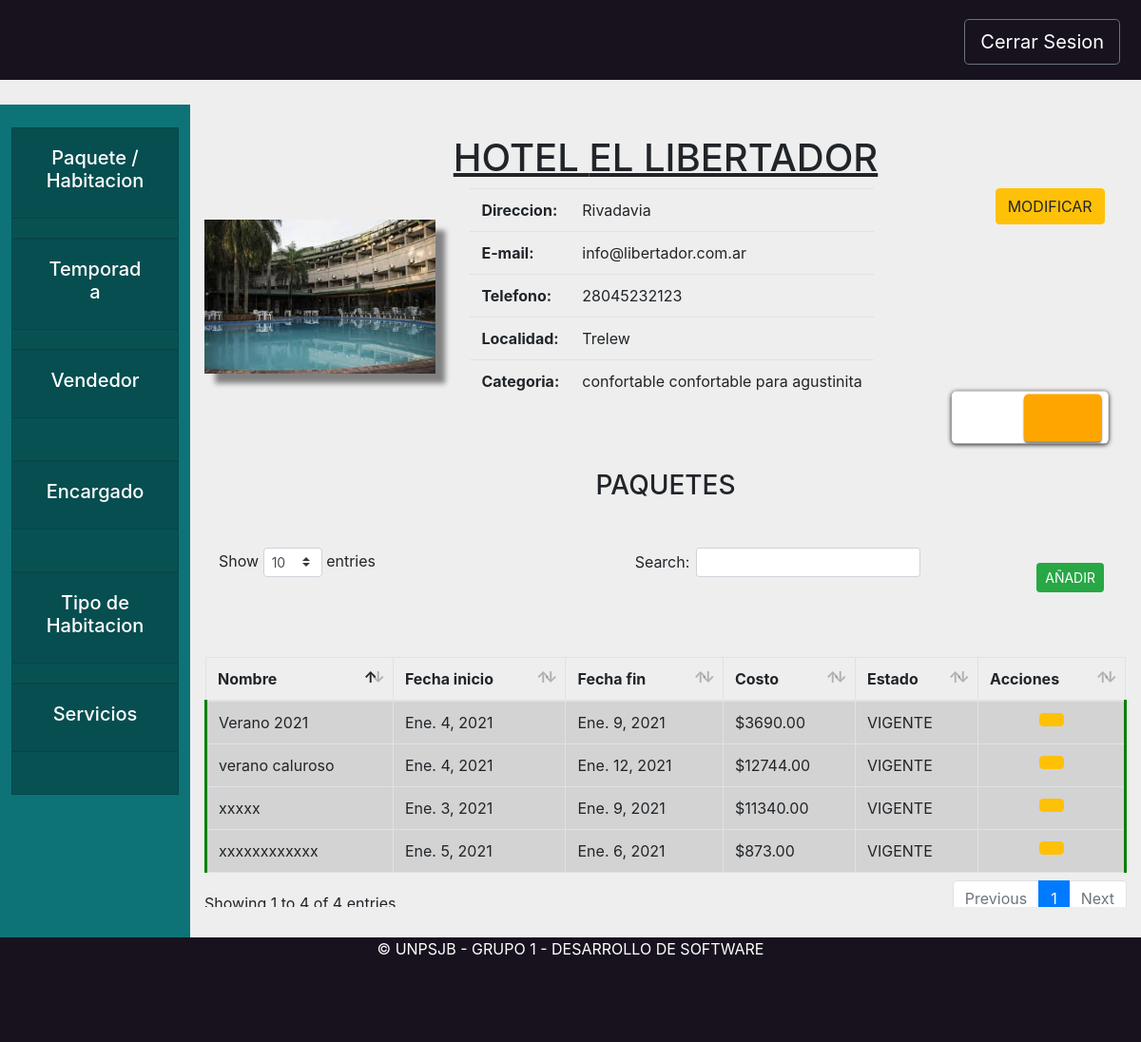
The page /hotel/vistaHotel/1 on the database as committed earlier.
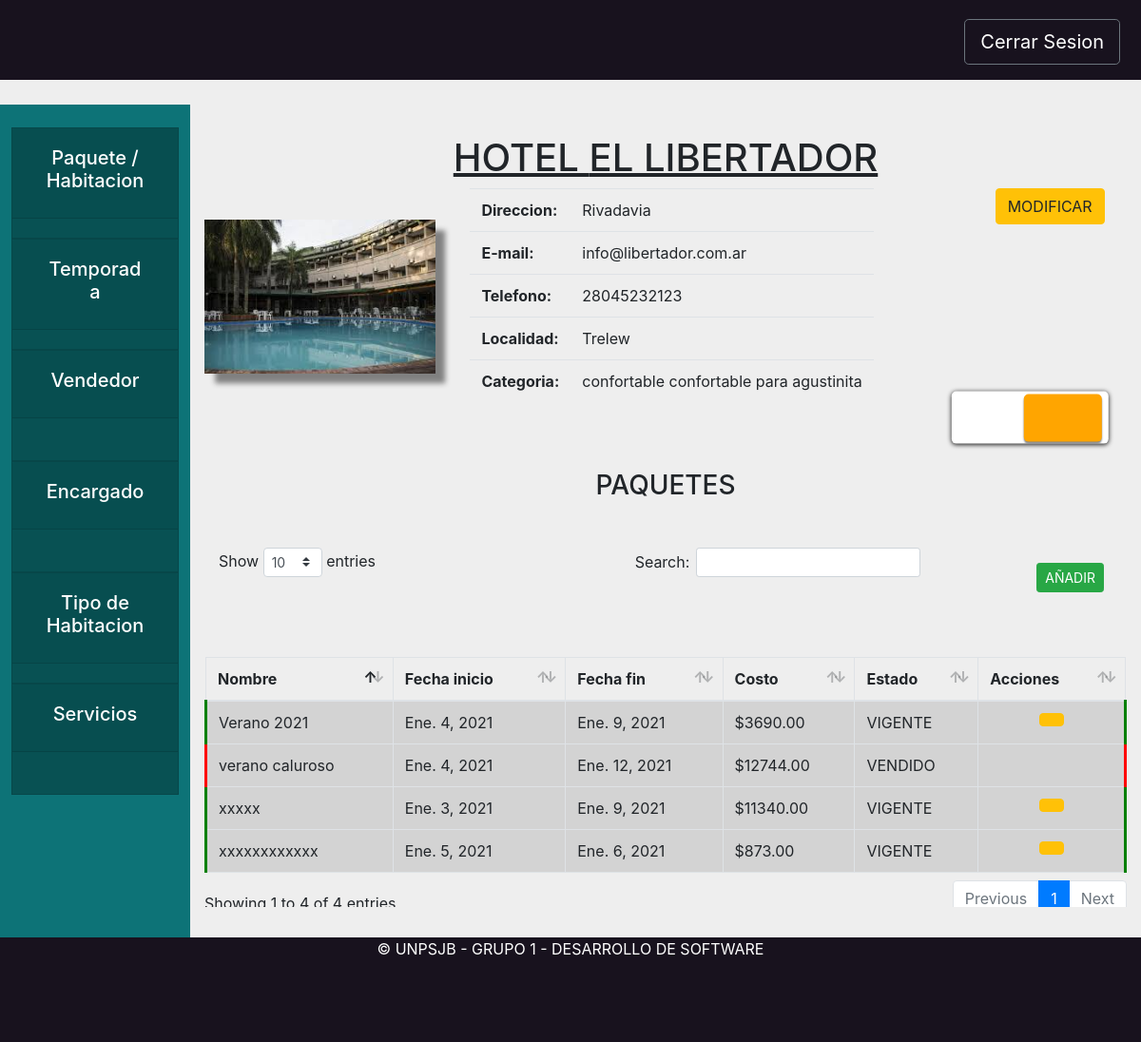
The same page on the database as committed later.
### hotel/models.py (models this page shows, shortened)
class PaqueteTuristico(models.Model):
    nombre = models.CharField(max_length=200)
    coeficiente = models.DecimalField(max_digits=3, decimal_places=2)
    hotel = models.ForeignKey(Hotel, related_name='paquetesTuristicos', on_delete=models.CASCADE)
    inicio = models.DateField()
    fin = models.DateField()
    habitaciones = models.ManyToManyField(Habitacion, related_name='paqueteturistico')
    vendido = models.BooleanField(default=False)
    precio = models.DecimalField(max_digits=10, decimal_places=2)
    def actualizar_precio(self):
        self.precio=0
        habitaciones = Habitacion.objects.filter(paqueteturistico = self)
        for habitacion in habitaciones:
            self.precio += habitacion.precio_por_noche(self.inicio)
    def cantidad_dias(self):
        return abs(self.fin - self.inicio).days
    def get_costo(self):
        self.actualizar_precio()
        return "{0:.2f}".format((1-self.coeficiente) * (self.precio * self.cantidad_dias()))
    def estoy_vigente(self):
        return (not self.vendido) and (self.fin >= date.today())
    def estoy_vencido(self):
        return (self.fin < date.today())
    def estoy_vendido(self):
        return (self.vendido)

class Habitacion(models.Model):
    hotel = models.ForeignKey(Hotel, related_name="habitaciones", on_delete=models.CASCADE)
    numero = models.PositiveSmallIntegerField() # 403 <Piso><Cuarto>
    tipo = models.ForeignKey(TipoHabitacion, on_delete=models.CASCADE)
    baja = models.BooleanField(default=False) #Baja Logica
    class Meta:
        unique_together = (('hotel', 'numero'), )
    def precio_por_noche(self, fecha):
        precio_por_tipo = self.hotel.tarifario.filter(tipo=self.tipo).first()
        if precio_por_tipo is None:
            raise Exception("No puedo calcular el precio")
        if self.hotel.temporadas.filter(inicio__lte=fecha, fin__gte=fecha).exists():
            return precio_por_tipo.alta
        return precio_por_tipo.baja
    def precio_temp_baja(self):
        precio_por_tipo = self.hotel.tarifario.filter(tipo=self.tipo).first()
        if precio_por_tipo is None:
            raise Exception("No puedo calcular el precio")
        return precio_por_tipo.baja
    def precio_temp_alta(self):
        precio_por_tipo = self.hotel.tarifario.filter(tipo=self.tipo).first()
        if precio_por_tipo is None:
            raise Exception("No puedo calcular el precio")
        return precio_por_tipo.alta

class Hotel(models.Model):
    objects = HotelManager.from_queryset(HotelQuerySet)()
    nombre = models.CharField(max_length=200)
    direccion = models.CharField(max_length=800)
    email = models.EmailField(max_length=200)
    telefono = models.CharField(max_length=200)
    localidad = models.ForeignKey(Localidad, on_delete=models.CASCADE)
    encargado= models.ForeignKey(Encargado, on_delete=models.CASCADE, null=True)
    categoria = models.ForeignKey(Categoria, on_delete=models.CASCADE)
    servicios = models.ManyToManyField(Servicio)
    tipos = models.ManyToManyField(TipoHabitacion, through='PrecioPorTipo', through_fields=('hotel', 'tipo'))
    vendedores = models.ManyToManyField(Vendedor)#, related_name="hoteles")
    def tengo_tipos(self):
        return self.tipos.count()>0
    def es_hospedaje(self):
        return self.categoria.estrellas in [Categoria.ESTRELLA_A, Categoria.ESTRELLA_B, Categoria.ESTRELLA_C]
    def get_habitaciones(self):
        return Habitacion.objects.filter(hotel=self)
    def get_paquetes(self):
        return PaqueteTuristico.objects.filter(hotel=self)

class PrecioPorTipo(models.Model):
    hotel = models.ForeignKey(Hotel, on_delete=models.CASCADE, related_name='tarifario')
    tipo = models.ForeignKey(TipoHabitacion, on_delete=models.CASCADE, related_name='hoteles')
    baja = models.DecimalField(decimal_places=2, max_digits=10, blank=True, null=True)
    alta = models.DecimalField(decimal_places=2, max_digits=10, blank=True, null=True)

### core/models.py (models this page shows, shortened)
class TipoHabitacion(models.Model):
    nombre = models.CharField(max_length=200)
    descripcion = models.CharField(max_length=800)
    pasajeros = models.PositiveSmallIntegerField()
    cuartos = models.PositiveSmallIntegerField(default = 0)
    def __str__(self):
        return self.nombre

### hotel/views.py (the view)
# urls.py: path('vistaHotel/<hotel>', hviews.detalleHotel, name="vistaHotel"),
def detalleHotel(request,hotel):
    hotelInstancia =get_object_or_404(Hotel, pk=hotel)
    return render(request, "hotel/vistaHotelAdmin.html",{"hotel":hotelInstancia })

### core/models.py (called while the page is built)
    def __str__(self):
        return self.nombre

    def __str__(self):
        return self.nombre

### hotel/templates/hotel/vistaHotelAdmin.html (shortened to what the changed rows need)
{% extends 'base/base.html'%}
{% load static %}
{% block extra_css %}
<link rel="stylesheet" href="{% static '/css/vistaHotel.css' %}">
{% endblock extra_css %}
{% block content %}
<div class="titulo">
    <h1>
        <center> <u> {%if hotel.es_hospedaje%} HOSPEDAJE {%else%} HOTEL {% endif %} {{hotel.nombre.upper}}</u> </center>
    </h1>
</div>
<div class="datosHotel">
    <div class="container">
        <div class="row">
            <div class="col-sm-7">
                <center>
                    <table class="table table-responsive tablaDatos">
                        <tr>
                            <th>Direccion:</th>
                        </tr>
                        <tr>
                            <th>E-mail:</th>
                        </tr>
                        <tr>
                            <th>Telefono:</th>
                        </tr>
                        <tr>
                            <th>Localidad:</th>
                        </tr>
                        <tr>
                            <th>Categoria:</th>
                        </tr>
                    </table>
                </center>
            </div>
        </div>
    </div>
</div>
{% block datosVista %}
<div class="abajo">
    <div class="formularioHotel2" id="vistaPaquetes">
        <table id="example2" class="table table-striped table-bordered tablaListaHabitacion">
            <thead>
                <tr>
                    <th>Nombre</th>
                    <th>Fecha inicio</th>
                    <th>Fecha fin</th>
                    <th>Costo</th>
                    <th>Estado</th>
                    <th>Acciones</th>
                </tr>
            </thead>
            <tbody>
                {% for paquete in hotel.get_paquetes %}
                <tr class="{% if paquete.estoy_vigente%}
                comercializable manito
                {% else %}
                noComercializable manito
                {% endif%}
                ">
                    <td>{{paquete.nombre}}</td>
                    <td>{{paquete.inicio}}</td>
                    <td>{{paquete.fin}}</td>
                    <td>${{paquete.get_costo}}</td>
                    <td>{% if paquete.estoy_vendido %} VENDIDO
                        {% elif paquete.estoy_vencido %} VENCIDO
                        {% else %} VIGENTE
                        {% endif %}</td>
                    <td>
                        <center>
                            {% if paquete.estoy_vigente %}
                            <button type="button" class="btn btn-warning" data-toggle="modal"
                                data-target="#modificarPaqueteTuristicoHotel"
                                onclick="abrir_modal('{% url 'hotel:modalModificarPaqueteTuristicoHotel' hotel.pk paquete.pk%}', '#modificarPaqueteTuristicoHotel');"
                                title="Editar">
                            </button>
                            {% endif %}
                        </center>
                    </td>
                </tr>
                {% endfor %}
            </tbody>
        </table>
    </div>
    {% endblock datosVista %}
    {% endblock content %}

Rows that differ between the two databases and show on the page:
changed PaqueteTuristico "verano caluroso": vendido "VIGENTE" → "VENDIDO"
